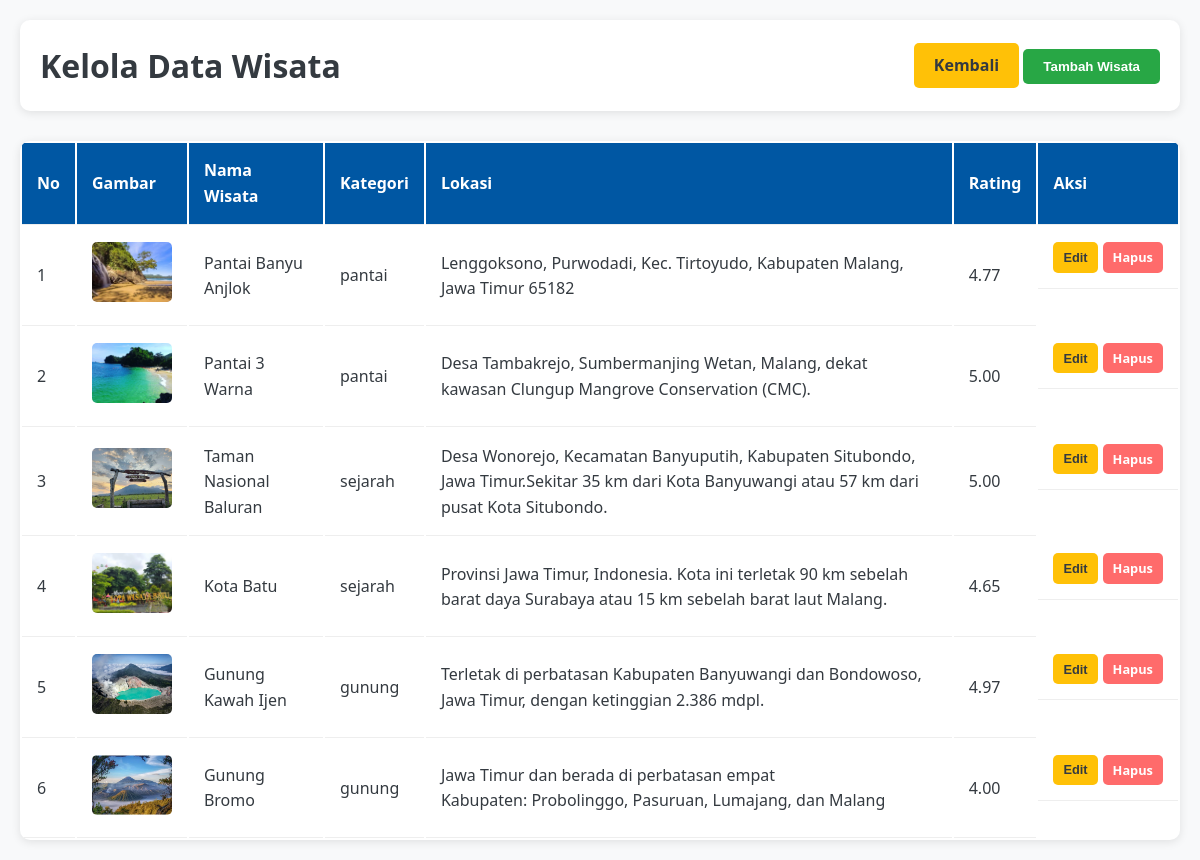
The page /admin/index.php (signed in) on the database its author committed.
### tables this page shows
CREATE TABLE `wisata` (
  `id_wisata` int(11) NOT NULL,
  `nama_wisata` varchar(255) NOT NULL,
  `deskripsi` varchar(255) NOT NULL,
  `lokasi` varchar(255) NOT NULL,
  `gambar` text NOT NULL,
  `rating` decimal(3,2) NOT NULL,
  `id_kategori` int(11) NOT NULL
);

CREATE TABLE `kategori` (
  `id_kategori` int(11) NOT NULL,
  `nama_kategori` varchar(255) NOT NULL
);

### admin/index.php (the view, shortened to what this page needs)
<?php
include "../koneksi.php";
$wisata = mysqli_query($koneksi, "SELECT w.*, k.nama_kategori FROM wisata w
                                 JOIN kategori k ON w.id_kategori = k.id_kategori
                                 ORDER BY w.id_wisata DESC");
?>
<!DOCTYPE html>
<html lang="id">
<head>
</head>
<body>
    <div class="container">
        <div class="header">
            <h1>Kelola Data Wisata</h1>
            <div>
                <a href="dashboard.php" class="btn btn-warning">Kembali</a>
                <button onclick="bukaModalTambah()" class="btn btn-success">Tambah Wisata</button>
            </div>
        </div>
        <table class="table">
            <thead>
                <tr>
                    <th>No</th>
                    <th>Gambar</th>
                    <th>Nama Wisata</th>
                    <th>Kategori</th>
                    <th>Lokasi</th>
                    <th>Rating</th>
                    <th>Aksi</th>
                </tr>
            </thead>
            <tbody>
                <?php $no = 1; ?>
                <?php while ($row = mysqli_fetch_assoc($wisata)): ?>
                <tr>
                    <td><?php echo $no++; ?></td>
                    <td>
                        <img src="../img/<?php echo $row['gambar']; ?>" alt="<?php echo $row['nama_wisata']; ?>">
                    </td>
                    <td><?php echo $row['nama_wisata']; ?></td>
                    <td><?php echo $row['nama_kategori']; ?></td>
                    <td><?php echo $row['lokasi']; ?></td>
                    <td><?php echo $row['rating']; ?></td>
                    <td class="actions">
                        <button onclick="bukaModalEdit(
                            '<?php echo $row['id_wisata']; ?>',
                            '<?php echo addslashes($row['nama_wisata']); ?>',
                            '<?php echo addslashes($row['deskripsi']); ?>',
                            '<?php echo addslashes($row['lokasi']); ?>',
                            '<?php echo $row['id_kategori']; ?>',
                            '<?php echo $row['rating']; ?>'
                        )" class="btn btn-warning btn-small">Edit</button>
                        <a href="?hapus=<?php echo $row['id_wisata']; ?>"
                           class="btn btn-danger btn-small"
                           onclick="return confirm('Yakin ingin menghapus?')">Hapus</a>
                    </td>
                </tr>
                <?php endwhile; ?>
            </tbody>
        </table>
    </div>
</body>
</html>

### admin/index.php (style rules this page uses)
:root { --primary: #0057a3; --secondary: #ff6b6b; --success: #28a745; --warning: #ffc107; --light: #f8f9fa; --dark: #343a40; --white: #fff; }
* { margin: 0; padding: 0; box-sizing: border-box; }
body { font-family: 'Segoe UI', Tahoma, Geneva, Verdana, sans-serif; background: var(--light); color: var(--dark); line-height: 1.6; }
.container { max-width: 1200px; margin: 0 auto; padding: 20px; }
.header { display: flex; justify-content: space-between; align-items: center; margin-bottom: 30px; background: var(--white); padding: 20px; border-radius: 10px; box-shadow: 0 2px 10px rgba(0,0,0,0.1); }
.btn { display: inline-block; padding: 10px 20px; background: var(--primary); color: var(--white); text-decoration: none; border-radius: 5px; border: none; cursor: pointer; font-weight: 600; transition: all 0.3s ease; }
.btn-success { background: var(--success); }
.btn-warning { background: var(--warning); color: var(--dark); }
.btn-danger { background: var(--secondary); }
.btn-small { padding: 5px 10px; font-size: 0.8rem; }
.table { width: 100%; background: var(--white); border-radius: 10px; overflow: hidden; box-shadow: 0 2px 10px rgba(0,0,0,0.1); }
.table th, .table td { padding: 15px; text-align: left; border-bottom: 1px solid #eee; }
.table th { background: var(--primary); color: var(--white); }
.table img { width: 80px; height: 60px; object-fit: cover; border-radius: 5px; }
.actions { display: flex; gap: 5px; }

### rows shown on the page
wisata: gambar (picture), nama_wisata "Pantai Banyu Anjlok", id_kategori.nama_kategori "pantai", lokasi "Lenggoksono, Purwodadi, Kec. Tirtoyudo, Kabupaten Malang, Jawa Timur 65182", rating "4.77"
wisata: gambar (picture), nama_wisata "Pantai 3 Warna", id_kategori.nama_kategori "pantai", lokasi "Desa Tambakrejo, Sumbermanjing Wetan, Malang, dekat kawasan Clungup Mangrove Conservation (CMC).", rating "5.00"
wisata: gambar (picture), nama_wisata "Taman Nasional Baluran", id_kategori.nama_kategori "sejarah", lokasi "Desa Wonorejo, Kecamatan Banyuputih, Kabupaten Situbondo, Jawa Timur.Sekitar 35 km dari Kota Banyuwangi atau 57 km dari pusat Kota Situbondo.", rating "5.00"
wisata: gambar (picture), nama_wisata "Kota Batu", id_kategori.nama_kategori "sejarah", lokasi "Provinsi Jawa Timur, Indonesia. Kota ini terletak 90 km sebelah barat daya Surabaya atau 15 km sebelah barat laut Malang.", rating "4.65"
wisata: gambar (picture), nama_wisata "Gunung Kawah Ijen", id_kategori.nama_kategori "gunung", lokasi "Terletak di perbatasan Kabupaten Banyuwangi dan Bondowoso, Jawa Timur, dengan ketinggian 2.386 mdpl.", rating "4.97"
wisata: gambar (picture), nama_wisata "Gunung Bromo", id_kategori.nama_kategori "gunung", lokasi "Jawa Timur dan berada di perbatasan empat Kabupaten: Probolinggo, Pasuruan, Lumajang, dan Malang", rating "4.00"
